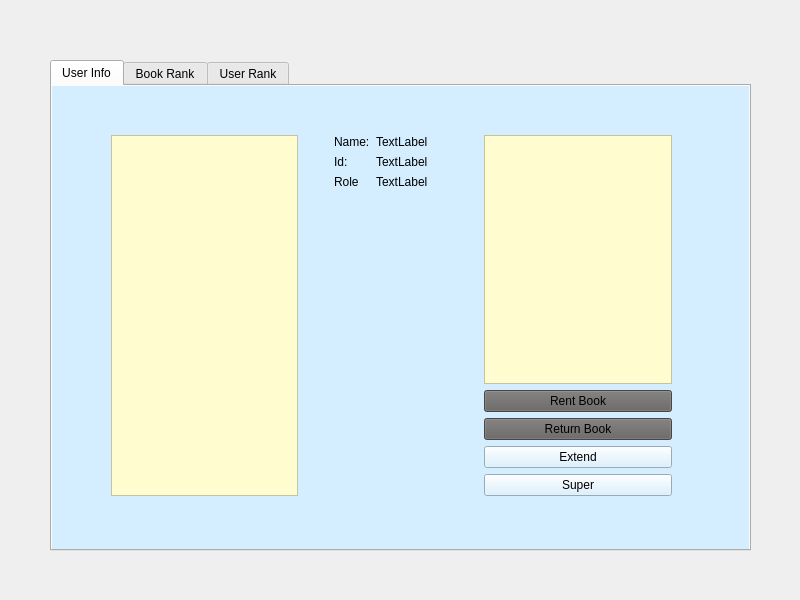
<?xml version="1.0" encoding="UTF-8"?>
<ui version="4.0">
 <class>Form</class>
 <widget class="QWidget" name="Form">
  <property name="geometry">
   <rect>
    <x>0</x>
    <y>0</y>
    <width>800</width>
    <height>600</height>
   </rect>
  </property>
  <property name="windowTitle">
   <string>Form</string>
  </property>
  <widget class="QWidget" name="gridLayoutWidget">
   <property name="geometry">
    <rect>
     <x>0</x>
     <y>10</y>
     <width>801</width>
     <height>591</height>
    </rect>
   </property>
   <layout class="QGridLayout" name="gridLayout">
    <property name="leftMargin">
     <number>50</number>
    </property>
    <property name="topMargin">
     <number>50</number>
    </property>
    <property name="rightMargin">
     <number>50</number>
    </property>
    <property name="bottomMargin">
     <number>50</number>
    </property>
    <item row="0" column="0">
     <widget class="QTabWidget" name="UserPageTabContainer">
      <property name="currentIndex">
       <number>0</number>
      </property>
      <widget class="QWidget" name="UserInfo">
       <property name="enabled">
        <bool>true</bool>
       </property>
       <property name="styleSheet">
        <string notr="true">background-color: rgb(212, 238, 255);</string>
       </property>
       <attribute name="title">
        <string>User Info</string>
       </attribute>
       <widget class="QWidget" name="horizontalLayoutWidget">
        <property name="geometry">
         <rect>
          <x>9</x>
          <y>-1</y>
          <width>681</width>
          <height>461</height>
         </rect>
        </property>
        <layout class="QHBoxLayout" name="horizontalLayout">
         <property name="leftMargin">
          <number>50</number>
         </property>
         <property name="topMargin">
          <number>50</number>
         </property>
         <property name="rightMargin">
          <number>50</number>
         </property>
         <property name="bottomMargin">
          <number>50</number>
         </property>
         <item>
          <widget class="QTableView" name="RentedBookTable">
           <property name="styleSheet">
            <string notr="true">background-color: rgb(255, 253, 207);</string>
           </property>
          </widget>
         </item>
         <item>
          <layout class="QFormLayout" name="formLayout">
           <property name="leftMargin">
            <number>30</number>
           </property>
           <property name="rightMargin">
            <number>30</number>
           </property>
           <item row="0" column="0">
            <widget class="QLabel" name="label">
             <property name="text">
              <string>Name:</string>
             </property>
            </widget>
           </item>
           <item row="1" column="0">
            <widget class="QLabel" name="label_3">
             <property name="text">
              <string>Id:</string>
             </property>
            </widget>
           </item>
           <item row="1" column="1">
            <widget class="QLabel" name="IDlable">
             <property name="text">
              <string>TextLabel</string>
             </property>
            </widget>
           </item>
           <item row="2" column="0">
            <widget class="QLabel" name="label_5">
             <property name="text">
              <string>Role</string>
             </property>
            </widget>
           </item>
           <item row="2" column="1">
            <widget class="QLabel" name="RoleLable">
             <property name="text">
              <string>TextLabel</string>
             </property>
            </widget>
           </item>
           <item row="0" column="1">
            <widget class="QLabel" name="NameLable">
             <property name="text">
              <string>TextLabel</string>
             </property>
            </widget>
           </item>
          </layout>
         </item>
         <item>
          <spacer name="verticalSpacer">
           <property name="orientation">
            <enum>Qt::Vertical</enum>
           </property>
           <property name="sizeHint" stdset="0">
            <size>
             <width>20</width>
             <height>40</height>
            </size>
           </property>
          </spacer>
         </item>
         <item>
          <layout class="QVBoxLayout" name="verticalLayout_3">
           <item>
            <widget class="QListView" name="UserInfoDispList">
             <property name="styleSheet">
              <string notr="true">background-color: rgb(255, 253, 207);</string>
             </property>
            </widget>
           </item>
           <item>
            <widget class="QPushButton" name="RentButton">
             <property name="styleSheet">
              <string notr="true">background-color: rgb(100, 98, 96);</string>
             </property>
             <property name="text">
              <string>Rent Book</string>
             </property>
            </widget>
           </item>
           <item>
            <widget class="QPushButton" name="ReturnButton">
             <property name="styleSheet">
              <string notr="true">background-color: rgb(100, 98, 96);</string>
             </property>
             <property name="text">
              <string>Return Book</string>
             </property>
            </widget>
           </item>
           <item>
            <widget class="QPushButton" name="ExtendButton">
             <property name="text">
              <string>Extend</string>
             </property>
            </widget>
           </item>
           <item>
            <widget class="QPushButton" name="SuperButton">
             <property name="text">
              <string>Super</string>
             </property>
            </widget>
           </item>
          </layout>
         </item>
         <item>
          <spacer name="verticalSpacer_2">
           <property name="orientation">
            <enum>Qt::Vertical</enum>
           </property>
           <property name="sizeHint" stdset="0">
            <size>
             <width>20</width>
             <height>40</height>
            </size>
           </property>
          </spacer>
         </item>
        </layout>
       </widget>
      </widget>
      <widget class="QWidget" name="BookRank">
       <attribute name="title">
        <string>Book Rank</string>
       </attribute>
       <widget class="QWidget" name="gridLayoutWidget_2">
        <property name="geometry">
         <rect>
          <x>-1</x>
          <y>-1</y>
          <width>701</width>
          <height>471</height>
         </rect>
        </property>
        <layout class="QGridLayout" name="gridLayout_2">
         <property name="leftMargin">
          <number>50</number>
         </property>
         <property name="topMargin">
          <number>50</number>
         </property>
         <property name="rightMargin">
          <number>50</number>
         </property>
         <property name="bottomMargin">
          <number>50</number>
         </property>
         <item row="0" column="0">
          <widget class="QTableView" name="BookRankTable"/>
         </item>
        </layout>
       </widget>
      </widget>
      <widget class="QWidget" name="UserRank">
       <attribute name="title">
        <string>User Rank</string>
       </attribute>
       <widget class="QWidget" name="horizontalLayoutWidget_2">
        <property name="geometry">
         <rect>
          <x>-1</x>
          <y>-1</y>
          <width>701</width>
          <height>471</height>
         </rect>
        </property>
        <layout class="QHBoxLayout" name="horizontalLayout_2">
         <property name="leftMargin">
          <number>50</number>
         </property>
         <property name="topMargin">
          <number>50</number>
         </property>
         <property name="rightMargin">
          <number>50</number>
         </property>
         <property name="bottomMargin">
          <number>50</number>
         </property>
         <item>
          <widget class="QTableView" name="UserRankTable"/>
         </item>
        </layout>
       </widget>
      </widget>
     </widget>
    </item>
   </layout>
  </widget>
 </widget>
 <resources/>
 <connections/>
</ui>
